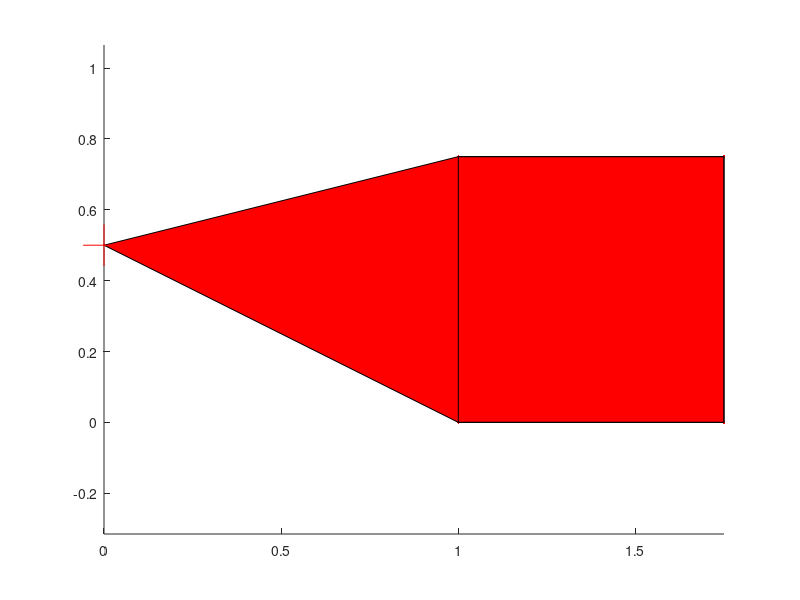

Write the MATLAB code that produced this figure. (Note: this script raises an error after producing the figure.)
clear all; close all; clc; clf;

hold on;
axis equal;

start = [0 0.5];
destination = [2 0.5];

rectangle_pos = [1 0 0.75 0.75];

polygon_x = [start(1), rectangle_pos(1), rectangle_pos(1) + rectangle_pos(3), rectangle_pos(1) + rectangle_pos(3), rectangle_pos(1), start(1)];
polygon_y = [start(2), rectangle_pos(2) + rectangle_pos(4), rectangle_pos(2) + rectangle_pos(4), rectangle_pos(2), rectangle_pos(2), start(2)];

plot(polygon_x, polygon_y, '.r');
fill(polygon_x,polygon_y,'r');
rectangle('Position', rectangle_pos);



function inside = is_in_rectangle(x, rectangle_pos)
    inside = (x(1) >= rectangle_pos(1)) && (x(1) <= rectangle_pos(1) + rectangle_pos(3)) && ...
             (x(2) >= rectangle_pos(2)) && (x(2) <= rectangle_pos(2) + rectangle_pos(4));
end

plot(start(1), start(2), '+r','MarkerSize', 30)

for i = 1:4
    angle = position_to_angle(start, destination)
    rad2deg(angle)
    proj = line_point_svd_with_projection(angle, start);
    % Move the projected point away from the rectangle if it's inside
    while is_in_rectangle(proj, rectangle_pos)
        % Calculate the vector from the projected point to the rectangle center
        vec_to_center = [rectangle_pos(1) + rectangle_pos(3)/2 - proj(1); rectangle_pos(2) + rectangle_pos(4)/2 - proj(2)]

        % Calculate the normal vector to the rectangle boundary
        normal_vec = [-vec_to_center(2); vec_to_center(1)];

        % Normalize the normal vector
        normal_vec = vec_to_center / norm(vec_to_center);

        % Move the projected point away from the rectangle along the boundary
        proj = proj + 0.01 * vec_to_center; % Adjust the factor as needed
    end

    start = proj;
    plot(proj(1), proj(2), 'MarkerSize', 30)
end
